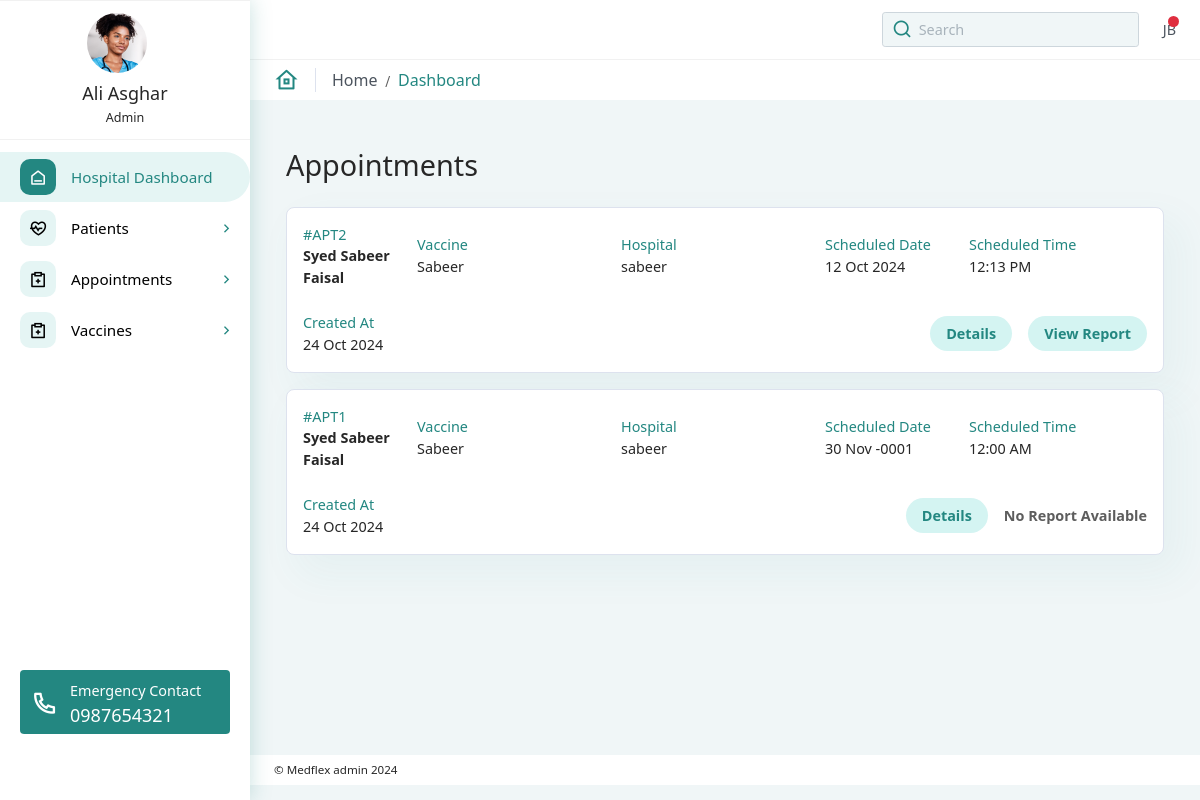
Page /Admin/appointment.php (signed in) on the committed database.
### tables this page shows
CREATE TABLE `approved_appointments` (
  `id` int(11) NOT NULL,
  `vaccine_id` int(11) NOT NULL,
  `child_detail_id` int(11) NOT NULL,
  `schedule_date` date NOT NULL,
  `schedule_time` time NOT NULL,
  `date_created` timestamp NOT NULL DEFAULT current_timestamp() ON UPDATE current_timestamp()
);

CREATE TABLE `child_detail` (
  `id` int(11) NOT NULL,
  `child_id` int(11) NOT NULL,
  `firstname` varchar(255) NOT NULL,
  `middlename` varchar(255) NOT NULL,
  `lastname` varchar(255) NOT NULL,
  `bloodgroup` varchar(255) NOT NULL,
  `age` int(11) NOT NULL,
  `city` varchar(255) NOT NULL,
  `gender` varchar(255) NOT NULL,
  `address` varchar(500) NOT NULL
);

CREATE TABLE `vaccine` (
  `id` int(11) NOT NULL,
  `hospital_id` int(11) NOT NULL,
  `name` varchar(500) NOT NULL,
  `availability` varchar(500) NOT NULL,
  `image` varchar(500) NOT NULL,
  `description` varchar(500) NOT NULL
);

CREATE TABLE `hospital` (
  `id` int(11) NOT NULL,
  `email` varchar(400) NOT NULL,
  `password` varchar(400) NOT NULL,
  `name` varchar(300) NOT NULL,
  `city` varchar(300) NOT NULL,
  `address` varchar(500) NOT NULL,
  `date_created` timestamp NOT NULL DEFAULT current_timestamp() ON UPDATE current_timestamp()
);

### Admin/appointment.php (the view, shortened to what this page needs)
<?php
include("./Common/nav.php");
$query = "
    SELECT aa.id AS appointment_id,
           aa.vaccine_id,
           aa.child_detail_id,
           aa.schedule_date,
           aa.schedule_time,
           aa.date_created,
           c.firstname AS child_name,
           c.middlename,
           c.lastname,
           v.name AS vaccine_name,
           h.name AS hospital_name,
           r.id AS report_id
    FROM approved_appointments aa
    JOIN child_detail c ON aa.child_detail_id = c.id
    JOIN vaccine v ON aa.vaccine_id = v.id
    JOIN hospital h ON v.hospital_id = h.id
    LEFT JOIN report r ON r.approved_appointments_id = aa.id
    ORDER BY aa.date_created DESC
";
$result = mysqli_query($con, $query);
?>
<div class="app-body">
    <div class="container">
        <h2 class="my-4">Appointments</h2>
        <?php
        if (mysqli_num_rows($result) > 0) {
            while ($row = mysqli_fetch_assoc($result)) {
                $reportExists = isset($row['report_id']);
        ?>
            <div class="card mb-3 border">
                <div class="card-body">
                    <div class="d-flex align-items-center flex-wrap gap-4">
                        <div class="d-flex flex-column mw-90">
                            <div class="text-primary">
                                #APT<?php echo $row['appointment_id']; ?>
                            </div>
                            <div class="fw-semibold"><?php echo $row['child_name'] . " " . $row['middlename'] . " " . $row['lastname']; ?></div>
                        </div>
                        <div class="d-flex flex-column mw-180">
                            <div class="text-primary">Vaccine</div>
                            <div><?php echo $row['vaccine_name']; ?></div>
                        </div>
                        <div class="d-flex flex-column mw-180">
                            <div class="text-primary">Hospital</div>
                            <div><?php echo $row['hospital_name']; ?></div>
                        </div>
                        <div class="d-flex flex-column mw-120">
                            <div class="text-primary">Scheduled Date</div>
                            <div><?php echo date('d M Y', strtotime($row['schedule_date'])); ?></div>
                        </div>
                        <div class="d-flex flex-column mw-120">
                            <div class="text-primary">Scheduled Time</div>
                            <div><?php echo date('h:i A', strtotime($row['schedule_time'])); ?></div>
                        </div>
                        <div class="d-flex flex-column mw-120">
                            <div class="text-primary">Created At</div>
                            <div><?php echo date('d M Y', strtotime($row['date_created'])); ?></div>
                        </div>
                        <div class="ms-auto d-flex align-items-center gap-3">
                            <div class="fw-semibold text-primary">
                                <a href="appointment-details.php?appointment_id=<?php echo $row['appointment_id']; ?>"
                                   class="bg-primary-subtle text-primary py-2 px-3 rounded-5">
                                    Details
                                </a>
                            </div>
                            <div class="fw-semibold text-primary">
                                <?php if ($reportExists): ?>
                                    <a href="view-report.php?report_id=<?php echo $row['report_id']; ?>"
                                       class="bg-primary-subtle text-primary py-2 px-3 rounded-5">
                                        View Report
                                    </a>
                                <?php else: ?>
                                    <span class="text-muted">No Report Available</span>
                                <?php endif; ?>
                            </div>
                        </div>
                    </div>
                </div>
            </div>
        <?php
            }
        } else {
            echo "<p>No approved appointments found.</p>";
        }
        ?>
    </div>
</div>
<?php
include("./Common/footer.php");
?>

### rows in the picture
approved_appointments: id "2", child_detail.firstname "Syed", child_detail.middlename "Sabeer", child_detail.lastname "Faisal", vaccine.name "Sabeer", hospital.name "sabeer", schedule_date "12 Oct 2024", schedule_time "12:13 PM", date_created "24 Oct 2024"
approved_appointments: id "1", child_detail.firstname "Syed", child_detail.middlename "Sabeer", child_detail.lastname "Faisal", vaccine.name "Sabeer", hospital.name "sabeer", schedule_date "30 Nov -0001", schedule_time "12:00 AM", date_created "24 Oct 2024", shows "No Report Available"
